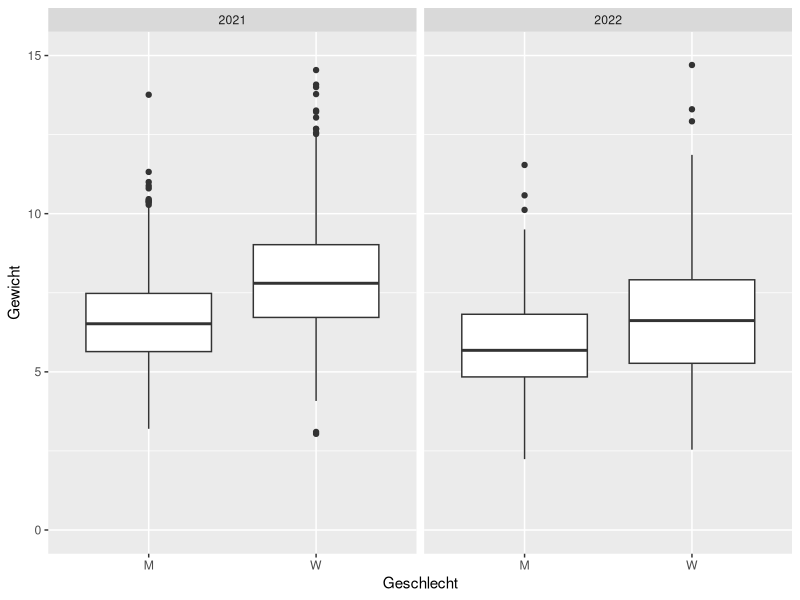
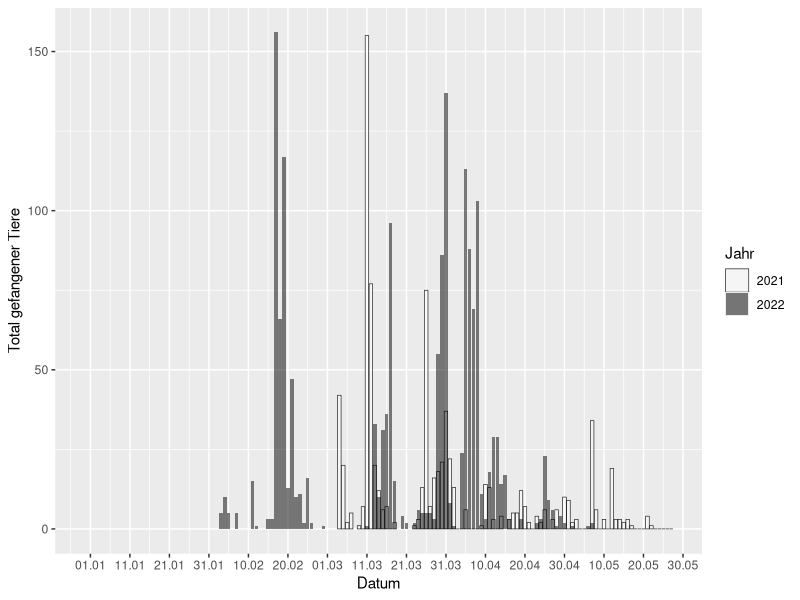

Here is the R script that generated these plots, in order:
library(tidyverse)

tag <- 0:200

## Catching numbers 2021 and 2022, Creating plot 
catched21 <- read.table("excel/felddaten2021.csv",sep=';',header=TRUE)
colnames(catched21)[2]<-"gewaesser"
catched21$dayofyear <- yday(as.Date(catched21$Datum,format="%d.%m.%Y"))
catched21$date <- format(as.Date(catched21$Datum,format="%d.%m.%Y"),'%d.%m')
eachDay21 <- catched21 %>% group_by('tag'=dayofyear) %>% summarize(Anzahl=sum(Anzahl)) %>% as.data.frame()
eachDay21$year <- '2021'
catched22 <- read.table("excel/felddaten2022.csv",sep=';',header=TRUE)
colnames(catched22)[2]<-"gewaesser"
catched22$dayofyear <- yday(as.Date(catched22$Datum,format="%d.%m.%Y"))
catched22$date <- format(as.Date(catched22$Datum,format="%d.%m.%Y"),'%d.%m')
eachDay22 <- catched22 %>% group_by('tag'=dayofyear) %>% summarize(Anzahl=sum(Anzahl)) %>% as.data.frame()
eachDay22$year <- '2022'

eachDay_all <- rbind(eachDay21,eachDay22)
eachDay_all[is.na(eachDay_all)] <- 0

date_label <- format(as.Date(seq(0,199,10),origin='2020-01-01'),'%d.%m')

plottitel <- paste("Fangstatistik 2021 & 2022")
plotFangzahlen <- ggplot() +
  geom_col(data=eachDay_all[eachDay_all$year==2021,],aes(x=tag,y=Anzahl,fill='transparent'),alpha=0.5,
           color='black',linewidth=0.2, position='identity') + 
  geom_col(data=eachDay_all[eachDay_all$year==2022,],aes(x=tag,y=Anzahl,fill='black'),
           alpha=0.5, position='identity') + 
  labs(x="Datum",y="Total gefangener Tiere") +
  scale_x_continuous(breaks=seq(1,200,10),labels=date_label) +
  labs(fill = "Legend") +
  scale_fill_identity(name = "Jahr",
                       breaks = c("transparent", "black"),
                       labels = c("2021", "2022"),
                       guide = "legend")


# 
# 
#   scale_fill_manual(values=c('grey','black'))
# 
# ggplot(data=eachDay_all, aes(x=tag,y=Anzahl,fill=year)) + 
#   geom_bar(stat="identity",position="dodge",width=1) + 
#   scale_fill_manual(values=c('darkgrey','black')) + 
#   scale_x_continuous(breaks=seq(1,200,10),labels=datum_label) +
#   theme(
#     panel.background = element_rect('white','lightgrey'),
#     panel.grid.major.x = element_line(size=0.25,colour='black', linetype = "dotted"),
#     panel.grid.major.y = element_line(size=0.25,colour='darkgrey', linetype = "solid"),
#   )

# tables
# catched21 %>% group_by('Gewässer-Nr.'=gewaesser, 'Geschlecht'=Geschlecht) %>% summarize(Anzahl=sum(Anzahl))
# catched22 %>% group_by('Gew-Nr.'=gewaesser, 'Geschlecht'=Geschlecht) %>% summarize(Anzahl=sum(Anzahl))
# filter(catched22,'dayofyear'<64)
# 

gewaesser21 <- c(levels(factor(catched21$gewaesser)),'Total')
gewaesser22 <- c(levels(factor(catched22$gewaesser)), 'Total')
gewaesser22<- gewaesser22[2:length(gewaesser22)]

fem21 <- catched21 %>% filter(catched21$Geschlecht=='FEM') %>% 
  group_by(gewaesser) %>% 
  summarize(Anzahl=sum(Anzahl))
fem21[nrow(fem21)+1,2] <- sum(fem21$Anzahl)
adu21 <- catched21 %>% 
  filter(catched21$Geschlecht=='ADU') %>% 
  group_by(gewaesser) %>% 
  summarize(Anzahl=sum(Anzahl))
adu21[nrow(adu21)+1,2] <- sum(adu21$Anzahl)
juv21 <- catched21 %>% 
  filter(catched21$Geschlecht=='JUV') %>% 
  group_by(gewaesser) %>% 
  summarize(Anzahl=sum(Anzahl))
juv21[nrow(juv21)+1,2] <- sum(juv21$Anzahl)
mal21 <- catched21 %>% 
  filter(catched21$Geschlecht=='MAL') %>% 
  group_by(gewaesser) %>% 
  summarize(Anzahl=sum(Anzahl))
mal21[nrow(mal21)+1,2] <- sum(mal21$Anzahl)
tot21 <- catched21 %>% 
  group_by(gewaesser) %>% 
  summarize(Anzahl=sum(Anzahl))
tot21[nrow(tot21)+1,2] <- sum(tot21$Anzahl)

tabelle21 <- cbind(gewaesser21,fem21[,2]+mal21[,2]+adu21[,2],juv21[,2],tot21[,2])
colnames(tabelle21) <- c('Gewässer','Adulte','Juvenile', 'Summe')

mal22 <- catched22 %>% 
  filter(catched22$Geschlecht=='MAL') %>% 
  group_by(gewaesser) %>% 
  summarize(Anzahl=sum(Anzahl))
mal22[nrow(mal22)+1,2] <- sum(mal22$Anzahl)
fem22 <- catched22 %>% 
  filter(catched22$Geschlecht=='FEM') %>% 
  group_by(gewaesser) %>% 
  summarize(Anzahl=sum(Anzahl))
fem22[nrow(fem22)+1,2] <- sum(fem22$Anzahl)
juv22 <- catched22 %>% 
  filter(catched22$Geschlecht=='JUV') %>% 
  group_by(gewaesser) %>% 
  summarize(Anzahl=sum(Anzahl))
juv22[nrow(juv22)+1,2] <- sum(juv22$Anzahl)
tot22 <- catched22 %>% filter(gewaesser!="") %>%
  group_by(gewaesser) %>% 
  summarize(Anzahl=sum(Anzahl))
tot22[nrow(tot22)+1,2] <- sum(tot22$Anzahl,na.rm=TRUE)

tabelle22 <- cbind(gewaesser22,fem22[,2]+mal22[,2],juv22[,2],tot22[,2]) %>%
  add_row("gewaesser22":="BL195s",.before=2)
colnames(tabelle22) <- c('Gewässer','Adulte','Juvenile','Summe')
# tabelle22[is.na(tabelle22)]<- '-'
# tabelle22 <- tabelle22[,2:4]


## Weight and Length
weight21 <- read.table("excel/waegung2021.csv",sep=';',header=TRUE) %>% drop_na()
weight22 <- read.table("excel/waegung2022.csv",sep=';',header=TRUE) %>% drop_na()
weight21$geschlecht <- as.factor(weight21$geschlecht)
weight21$gewicht <- as.numeric(weight21$gewicht)
weight22$geschlecht <- as.factor(weight22$geschlecht)
weight21$year <- 2021
weight22$year <- 2022
weight_all <- rbind(weight21,weight22)

boxplot_weight <- ggplot(weight_all[weight_all$geschlecht!='J',],aes(x=geschlecht, y=gewicht)) +
  geom_boxplot() + 
  labs(x = "Geschlecht",y = "Gewicht") +
  coord_cartesian(ylim = c(0,15)) +
  facet_wrap(~year)
